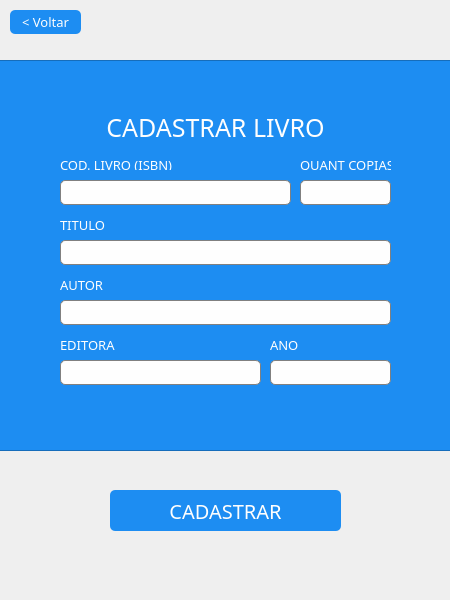
<?xml version="1.0" encoding="UTF-8"?>
<ui version="4.0">
 <class>telaCadastroLivro</class>
 <widget class="QDialog" name="telaCadastroLivro">
  <property name="geometry">
   <rect>
    <x>0</x>
    <y>0</y>
    <width>450</width>
    <height>600</height>
   </rect>
  </property>
  <property name="sizePolicy">
   <sizepolicy hsizetype="Fixed" vsizetype="Fixed">
    <horstretch>0</horstretch>
    <verstretch>0</verstretch>
   </sizepolicy>
  </property>
  <property name="minimumSize">
   <size>
    <width>450</width>
    <height>600</height>
   </size>
  </property>
  <property name="maximumSize">
   <size>
    <width>450</width>
    <height>600</height>
   </size>
  </property>
  <property name="sizeIncrement">
   <size>
    <width>450</width>
    <height>600</height>
   </size>
  </property>
  <property name="windowTitle">
   <string>BIBLIOTECA</string>
  </property>
  <property name="windowIcon">
   <iconset resource="arquivos.qrc">
    <normaloff>:/images/images/logo.ico</normaloff>:/images/images/logo.ico</iconset>
  </property>
  <widget class="QPushButton" name="cadastrarLivro_btn">
   <property name="geometry">
    <rect>
     <x>110</x>
     <y>490</y>
     <width>231</width>
     <height>41</height>
    </rect>
   </property>
   <property name="sizePolicy">
    <sizepolicy hsizetype="Minimum" vsizetype="Expanding">
     <horstretch>0</horstretch>
     <verstretch>0</verstretch>
    </sizepolicy>
   </property>
   <property name="cursor">
    <cursorShape>PointingHandCursor</cursorShape>
   </property>
   <property name="focusPolicy">
    <enum>Qt::ClickFocus</enum>
   </property>
   <property name="styleSheet">
    <string notr="true">QPushButton{font-size: 20px;
border-radius: 5px;
background-color:#1d8df2;
color: #fefefe;
font-family:Franklin Gothic Heavy;
}
:hover{
background-color:#10a7f7;}</string>
   </property>
   <property name="text">
    <string>CADASTRAR</string>
   </property>
   <property name="autoDefault">
    <bool>false</bool>
   </property>
  </widget>
  <widget class="QFrame" name="frame">
   <property name="geometry">
    <rect>
     <x>-10</x>
     <y>60</y>
     <width>461</width>
     <height>391</height>
    </rect>
   </property>
   <property name="styleSheet">
    <string notr="true">background-color:#1d8df2;
color:#fefefe;</string>
   </property>
   <property name="frameShape">
    <enum>QFrame::StyledPanel</enum>
   </property>
   <property name="frameShadow">
    <enum>QFrame::Raised</enum>
   </property>
   <widget class="QLabel" name="login_2">
    <property name="geometry">
     <rect>
      <x>40</x>
      <y>50</y>
      <width>371</width>
      <height>31</height>
     </rect>
    </property>
    <property name="styleSheet">
     <string notr="true">font-family:Franklin Gothic Heavy;
font-size:25px;
color:#fefefe;
</string>
    </property>
    <property name="text">
     <string>CADASTRAR LIVRO</string>
    </property>
    <property name="textFormat">
     <enum>Qt::PlainText</enum>
    </property>
    <property name="alignment">
     <set>Qt::AlignCenter</set>
    </property>
    <property name="textInteractionFlags">
     <set>Qt::TextSelectableByMouse</set>
    </property>
   </widget>
   <widget class="QLabel" name="label_8">
    <property name="geometry">
     <rect>
      <x>70</x>
      <y>100</y>
      <width>231</width>
      <height>10</height>
     </rect>
    </property>
    <property name="maximumSize">
     <size>
      <width>16777215</width>
      <height>10</height>
     </size>
    </property>
    <property name="styleSheet">
     <string notr="true">color: #fefefe;
font-family:Franklin Gothic Heavy;
font-size:13px;</string>
    </property>
    <property name="text">
     <string>CÓD. LIVRO (ISBN)</string>
    </property>
   </widget>
   <widget class="QLineEdit" name="codLivro_txt">
    <property name="enabled">
     <bool>true</bool>
    </property>
    <property name="geometry">
     <rect>
      <x>70</x>
      <y>120</y>
      <width>231</width>
      <height>25</height>
     </rect>
    </property>
    <property name="minimumSize">
     <size>
      <width>0</width>
      <height>25</height>
     </size>
    </property>
    <property name="maximumSize">
     <size>
      <width>16777215</width>
      <height>25</height>
     </size>
    </property>
    <property name="styleSheet">
     <string notr="true">border: 1px solid grey;
  border-radius: 5px;
background-color:#fefefe;
color:#303030</string>
    </property>
   </widget>
   <widget class="QLabel" name="label_9">
    <property name="geometry">
     <rect>
      <x>70</x>
      <y>160</y>
      <width>331</width>
      <height>10</height>
     </rect>
    </property>
    <property name="maximumSize">
     <size>
      <width>16777215</width>
      <height>10</height>
     </size>
    </property>
    <property name="styleSheet">
     <string notr="true">color: #fefefe;
font-family:Franklin Gothic Heavy;
font-size:13px;</string>
    </property>
    <property name="text">
     <string>TÍTULO</string>
    </property>
   </widget>
   <widget class="QLineEdit" name="tituloLivro_txt">
    <property name="geometry">
     <rect>
      <x>70</x>
      <y>180</y>
      <width>331</width>
      <height>25</height>
     </rect>
    </property>
    <property name="maximumSize">
     <size>
      <width>16777215</width>
      <height>25</height>
     </size>
    </property>
    <property name="styleSheet">
     <string notr="true">border: 1px solid grey;
  border-radius: 5px;
background-color:#fefefe;
color:#303030</string>
    </property>
   </widget>
   <widget class="QLabel" name="label_12">
    <property name="geometry">
     <rect>
      <x>70</x>
      <y>280</y>
      <width>201</width>
      <height>10</height>
     </rect>
    </property>
    <property name="maximumSize">
     <size>
      <width>16777215</width>
      <height>10</height>
     </size>
    </property>
    <property name="styleSheet">
     <string notr="true">color: #fefefe;
font-family:Franklin Gothic Heavy;
font-size:13px;</string>
    </property>
    <property name="text">
     <string>EDITORA</string>
    </property>
   </widget>
   <widget class="QLineEdit" name="editoraLivro_txt">
    <property name="geometry">
     <rect>
      <x>70</x>
      <y>300</y>
      <width>201</width>
      <height>25</height>
     </rect>
    </property>
    <property name="minimumSize">
     <size>
      <width>0</width>
      <height>25</height>
     </size>
    </property>
    <property name="maximumSize">
     <size>
      <width>16777215</width>
      <height>25</height>
     </size>
    </property>
    <property name="styleSheet">
     <string notr="true">border: 1px solid grey;
  border-radius: 5px;
background-color:#fefefe;
color:#303030</string>
    </property>
   </widget>
   <widget class="QLineEdit" name="autorLivro_txt">
    <property name="geometry">
     <rect>
      <x>70</x>
      <y>240</y>
      <width>331</width>
      <height>25</height>
     </rect>
    </property>
    <property name="minimumSize">
     <size>
      <width>0</width>
      <height>25</height>
     </size>
    </property>
    <property name="maximumSize">
     <size>
      <width>16777215</width>
      <height>25</height>
     </size>
    </property>
    <property name="styleSheet">
     <string notr="true">border: 1px solid grey;
  border-radius: 5px;
background-color:#fefefe;
color:#303030</string>
    </property>
   </widget>
   <widget class="QLabel" name="label_10">
    <property name="geometry">
     <rect>
      <x>70</x>
      <y>220</y>
      <width>331</width>
      <height>10</height>
     </rect>
    </property>
    <property name="maximumSize">
     <size>
      <width>16777215</width>
      <height>10</height>
     </size>
    </property>
    <property name="styleSheet">
     <string notr="true">color: #fefefe;
font-family:Franklin Gothic Heavy;
font-size:13px;</string>
    </property>
    <property name="text">
     <string>AUTOR</string>
    </property>
   </widget>
   <widget class="QLineEdit" name="anoLivro_txt">
    <property name="geometry">
     <rect>
      <x>280</x>
      <y>300</y>
      <width>121</width>
      <height>25</height>
     </rect>
    </property>
    <property name="minimumSize">
     <size>
      <width>0</width>
      <height>25</height>
     </size>
    </property>
    <property name="maximumSize">
     <size>
      <width>16777215</width>
      <height>25</height>
     </size>
    </property>
    <property name="styleSheet">
     <string notr="true">border: 1px solid grey;
  border-radius: 5px;
background-color:#fefefe;
color:#303030</string>
    </property>
   </widget>
   <widget class="QLabel" name="label_11">
    <property name="geometry">
     <rect>
      <x>280</x>
      <y>280</y>
      <width>121</width>
      <height>10</height>
     </rect>
    </property>
    <property name="maximumSize">
     <size>
      <width>16777215</width>
      <height>10</height>
     </size>
    </property>
    <property name="styleSheet">
     <string notr="true">color: #fefefe;
font-family:Franklin Gothic Heavy;
font-size:13px;</string>
    </property>
    <property name="text">
     <string>ANO</string>
    </property>
   </widget>
   <widget class="QLabel" name="label_15">
    <property name="geometry">
     <rect>
      <x>310</x>
      <y>100</y>
      <width>91</width>
      <height>10</height>
     </rect>
    </property>
    <property name="maximumSize">
     <size>
      <width>16777215</width>
      <height>10</height>
     </size>
    </property>
    <property name="styleSheet">
     <string notr="true">color: #fefefe;
font-family:Franklin Gothic Heavy;
font-size:13px;</string>
    </property>
    <property name="text">
     <string>QUANT COPIAS</string>
    </property>
   </widget>
   <widget class="QLineEdit" name="quantLivro_txt">
    <property name="geometry">
     <rect>
      <x>310</x>
      <y>120</y>
      <width>91</width>
      <height>25</height>
     </rect>
    </property>
    <property name="minimumSize">
     <size>
      <width>0</width>
      <height>25</height>
     </size>
    </property>
    <property name="maximumSize">
     <size>
      <width>16777215</width>
      <height>25</height>
     </size>
    </property>
    <property name="sizeIncrement">
     <size>
      <width>0</width>
      <height>25</height>
     </size>
    </property>
    <property name="styleSheet">
     <string notr="true">border: 1px solid grey;
  border-radius: 5px;
background-color:#fefefe;
color:#303030</string>
    </property>
   </widget>
  </widget>
  <widget class="QPushButton" name="pushButton">
   <property name="geometry">
    <rect>
     <x>10</x>
     <y>10</y>
     <width>71</width>
     <height>24</height>
    </rect>
   </property>
   <property name="cursor">
    <cursorShape>PointingHandCursor</cursorShape>
   </property>
   <property name="focusPolicy">
    <enum>Qt::NoFocus</enum>
   </property>
   <property name="styleSheet">
    <string notr="true">QPushButton{font-size: 13px;
border-radius: 5px;
background-color:#1d8df2;
color: #fefefe;
font-family:Franklin Gothic Heavy;}

:hover{
background-color:#10a7f7;}
</string>
   </property>
   <property name="text">
    <string>&lt; Voltar</string>
   </property>
  </widget>
  <widget class="QLabel" name="label_6">
   <property name="geometry">
    <rect>
     <x>190</x>
     <y>30</y>
     <width>65</width>
     <height>65</height>
    </rect>
   </property>
   <property name="maximumSize">
    <size>
     <width>65</width>
     <height>65</height>
    </size>
   </property>
   <property name="text">
    <string/>
   </property>
   <property name="pixmap">
    <pixmap resource="arquivos.qrc">:/images/images/333.png</pixmap>
   </property>
   <property name="scaledContents">
    <bool>true</bool>
   </property>
  </widget>
  <zorder>frame</zorder>
  <zorder>cadastrarLivro_btn</zorder>
  <zorder>pushButton</zorder>
  <zorder>label_6</zorder>
 </widget>
 <resources>
  <include location="arquivos.qrc"/>
 </resources>
 <connections/>
</ui>
